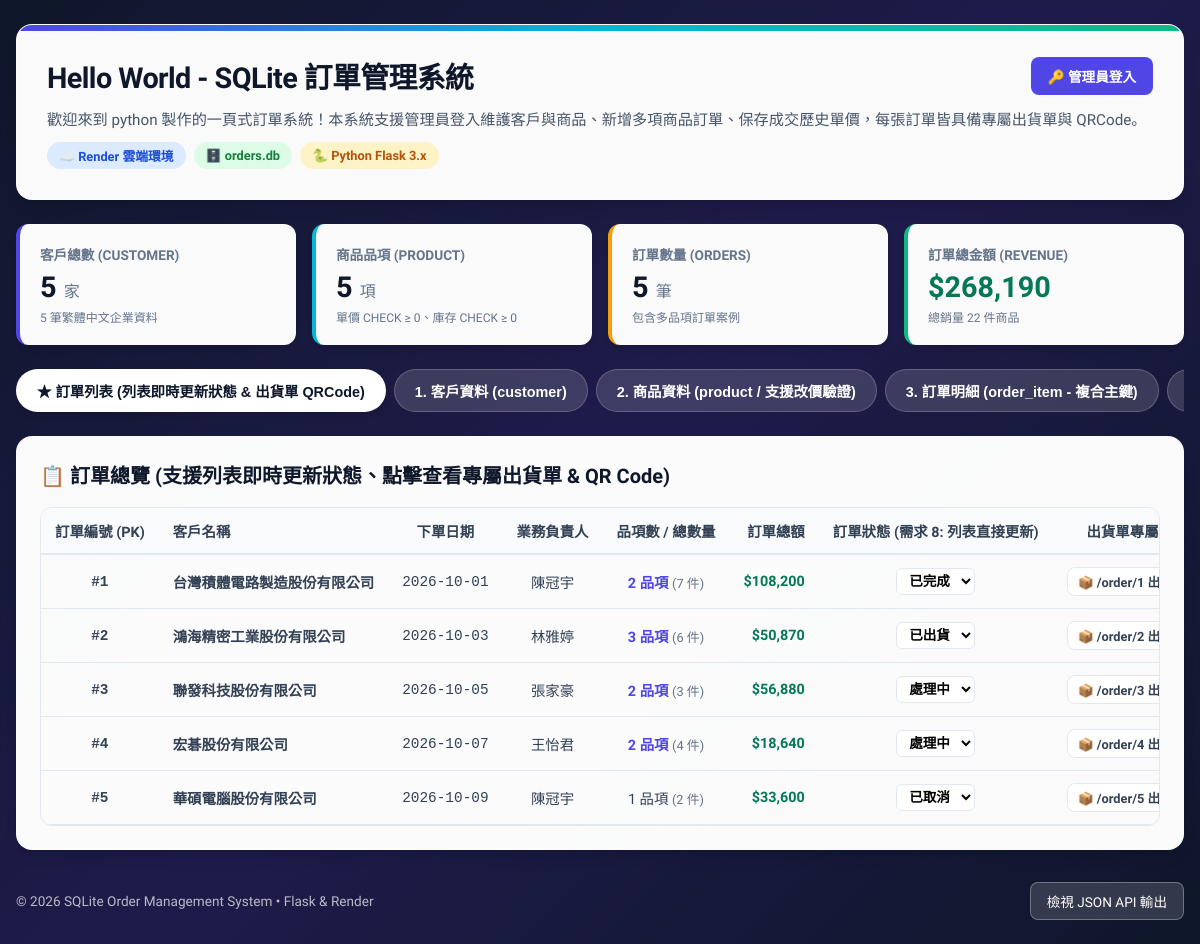
The page /orders on the database its author committed.
### tables this page shows
CREATE TABLE orders (
        order_id INTEGER PRIMARY KEY AUTOINCREMENT,
        customer_id INTEGER NOT NULL,
        order_date TEXT NOT NULL,
        status TEXT NOT NULL DEFAULT '處理中',
        salesperson TEXT NOT NULL,
        FOREIGN KEY (customer_id) REFERENCES customer(customer_id) ON DELETE RESTRICT
    );

### app.py (the view)
@app.route("/")
@app.route("/orders")
def index():
    ensure_db()
    conn = get_connection()
    cursor = conn.cursor()
    cursor.execute("""
    SELECT customer_id, name, phone, address, created_date
    FROM customer
    ORDER BY customer_id;
    """)
    customers = [dict(r) for r in cursor.fetchall()]
    cursor.execute("""
    SELECT product_id, name, price, stock, category
    FROM product
    ORDER BY product_id;
    """)
    products = [dict(r) for r in cursor.fetchall()]
    cursor.execute("""
    SELECT o.order_id, o.customer_id, c.name AS customer_name, o.order_date, o.status, o.salesperson
    FROM orders o
    JOIN customer c ON o.customer_id = c.customer_id
    ORDER BY o.order_id;
    """)
    orders = [dict(r) for r in cursor.fetchall()]
    cursor.execute("""
    SELECT oi.order_id, oi.product_id, p.name AS product_name, oi.quantity, oi.unit_price, (oi.quantity * oi.unit_price) AS subtotal
    FROM order_item oi
    JOIN product p ON oi.product_id = p.product_id
    ORDER BY oi.order_id, oi.product_id;
    """)
    order_items = [dict(r) for r in cursor.fetchall()]
    cursor.execute("""
    SELECT
        o.order_id,
        c.name AS customer_name,
        o.order_date,
        o.salesperson,
        o.status,
        COUNT(oi.product_id) AS item_count,
        COALESCE(SUM(oi.quantity), 0) AS total_quantity,
        COALESCE(SUM(oi.quantity * oi.unit_price), 0) AS total_amount
    FROM orders o
    JOIN customer c ON o.customer_id = c.customer_id
    LEFT JOIN order_item oi ON o.order_id = oi.order_id
    GROUP BY o.order_id
    ORDER BY o.order_id;
    """)
    order_summary = [dict(r) for r in cursor.fetchall()]
    total_revenue = sum(r["total_amount"] for r in order_summary) if order_summary else 0
    total_qty = sum(r["total_quantity"] for r in order_summary) if order_summary else 0
    conn.close()
    return render_template(
        "index.html",
        customers=customers,
        products=products,
        orders=orders,
        order_items=order_items,
        order_summary=order_summary,
        total_revenue=total_revenue,
        total_qty=total_qty,
        is_admin=bool(session.get("admin")),
    )

### app.py (called while the page is built)
@app.after_request
def set_utf8_encoding(response):
    content_type = response.headers.get("Content-Type", "")
    if "text/html" in content_type and "charset" not in content_type:
        response.headers["Content-Type"] = "text/html; charset=utf-8"
    elif "application/json" in content_type and "charset" not in content_type:
        response.headers["Content-Type"] = "application/json; charset=utf-8"
    return response

def ensure_db():
    if not os.path.exists(DB_PATH):
        init_database(DB_PATH)

### create_db.py (called while the page is built)
def get_connection(db_path=DB_PATH):
    conn = sqlite3.connect(db_path)
    conn.row_factory = sqlite3.Row
    conn.execute("PRAGMA foreign_keys = ON;")
    return conn

### templates/index.html (shortened to what this page needs)
<!DOCTYPE html>
<html lang="zh-Hant">
<head>
</head>
<body>
    <div class="container">
        <header class="header-card">
            <div class="header-top">
                <div class="brand-title">
                    <h1>Hello World - SQLite 訂單管理系統</h1>
                </div>
                <div class="auth-bar">
                    {% if is_admin %}
                        <span class="pill pill-admin">👤 管理員：<strong>{{ session['admin'] }}</strong></span>
                        <a href="/admin/orders/new" class="btn btn-primary">➕ 新增訂單</a>
                        <a href="/logout" class="btn btn-outline">🚪 登出</a>
                    {% else %}
                        <a href="/login" class="btn btn-primary">🔑 管理員登入</a>
                    {% endif %}
                </div>
            </div>
            <p style="color: var(--slate-600); font-size: 0.95rem; line-height: 1.6;">
                歡迎來到 python 製作的一頁式訂單系統！本系統支援管理員登入維護客戶與商品、新增多項商品訂單、保存成交歷史單價，每張訂單皆具備專屬出貨單與 QRCode。
            </p>
            <div class="tag-cloud">
                <span class="pill pill-render">☁️ Render 雲端環境</span>
                <span class="pill pill-sqlite">🗄️ orders.db</span>
                <span class="pill pill-flask">🐍 Python Flask 3.x</span>
            </div>
        </header>
        <section class="stats-grid">
            <div class="stat-card" style="border-left-color: #4f46e5;">
                <div class="stat-label">客戶總數 (Customer)</div>
                <div class="stat-value">{{ customers|length }} <span style="font-size: 1rem; font-weight: normal; color: #64748b;">家</span></div>
                <div class="stat-sub">
                    {% if is_admin %}<a href="javascript:void(0)" onclick="openModal('modalAddCustomer')" style="color:#4f46e5; text-decoration:none; font-weight:600;">+ 新增客戶</a>{% else %}5 筆繁體中文企業資料{% endif %}
                </div>
            </div>
            <div class="stat-card" style="border-left-color: #06b6d4;">
                <div class="stat-label">商品品項 (Product)</div>
                <div class="stat-value">{{ products|length }} <span style="font-size: 1rem; font-weight: normal; color: #64748b;">項</span></div>
                <div class="stat-sub">
                    {% if is_admin %}<a href="javascript:void(0)" onclick="openModal('modalAddProduct')" style="color:#06b6d4; text-decoration:none; font-weight:600;">+ 新增商品</a>{% else %}單價 CHECK ≥ 0、庫存 CHECK ≥ 0{% endif %}
                </div>
            </div>
            <div class="stat-card" style="border-left-color: #f59e0b;">
                <div class="stat-label">訂單數量 (Orders)</div>
                <div class="stat-value">{{ orders|length }} <span style="font-size: 1rem; font-weight: normal; color: #64748b;">筆</span></div>
                <div class="stat-sub">
                    {% if is_admin %}<a href="/admin/orders/new" style="color:#b45309; text-decoration:none; font-weight:600;">+ 建立多商品訂單</a>{% else %}包含多品項訂單案例{% endif %}
                </div>
            </div>
            <div class="stat-card" style="border-left-color: #10b981;">
                <div class="stat-label">訂單總金額 (Revenue)</div>
                <div class="stat-value text-price">${{ "{:,.0f}".format(total_revenue) }}</div>
                <div class="stat-sub">總銷量 {{ total_qty }} 件商品</div>
            </div>
        </section>
        <nav class="tabs-nav" aria-label="資料表切換">
            <button class="tab-btn active" onclick="switchTab('tab-orders-list')">★ 訂單列表 (列表即時更新狀態 & 出貨單 QRCode)</button>
            <button class="tab-btn" onclick="switchTab('tab-customer')">1. 客戶資料 (customer)</button>
            <button class="tab-btn" onclick="switchTab('tab-product')">2. 商品資料 (product / 支援改價驗證)</button>
            <button class="tab-btn" onclick="switchTab('tab-items')">3. 訂單明細 (order_item - 複合主鍵)</button>
            <button class="tab-btn" onclick="switchTab('tab-rules')">🛡️ 規格與約束驗證說明</button>
        </nav>
        <div id="tab-orders-list" class="tab-content active">
            <div class="content-card">
                <div class="content-header">
                    <div class="content-title">
                        <span>📋 訂單總覽 (支援列表即時更新狀態、點擊查看專屬出貨單 & QR Code)</span>
                    </div>
                </div>
                <div class="table-responsive">
                    <table>
                        <thead>
                            <tr>
                                <th class="col-center">訂單編號 (PK)</th>
                                <th>客戶名稱</th>
                                <th class="col-center">下單日期</th>
                                <th class="col-center">業務負責人</th>
                                <th class="col-center">品項數 / 總數量</th>
                                <th class="col-right">訂單總額</th>
                                <th class="col-center">訂單狀態 (需求 8: 列表直接更新)</th>
                                <th class="col-center">出貨單專屬頁面 (需求 9)</th>
                            </tr>
                        </thead>
                        <tbody>
                            {% for row in order_summary %}
                            <tr>
                                <td class="col-center text-bold text-mono">#{{ row.order_id }}</td>
                                <td class="text-bold">{{ row.customer_name }}</td>
                                <td class="col-center text-mono">{{ row.order_date }}</td>
                                <td class="col-center">{{ row.salesperson }}</td>
                                <td class="col-center">
                                    {% if row.item_count > 1 %}
                                        <span style="color:#4f46e5; font-weight:700;">{{ row.item_count }} 品項</span>
                                    {% else %}
                                        <span>{{ row.item_count }} 品項</span>
                                    {% endif %}
                                    <span style="color:#64748b; font-size:0.8rem;">({{ row.total_quantity }} 件)</span>
                                </td>
                                <td class="col-right text-price">${{ "{:,.0f}".format(row.total_amount) }}</td>
                                <td class="col-center">
                                    <form method="POST" action="/admin/orders/update_status/{{ row.order_id }}" style="margin:0;">
                                        <select name="status" class="status-select" onchange="this.form.submit()" title="直接切換訂單狀態">
                                            <option value="處理中" {% if row.status == '處理中' %}selected{% endif %}>處理中</option>
                                            <option value="已出貨" {% if row.status == '已出貨' %}selected{% endif %}>已出貨</option>
                                            <option value="已完成" {% if row.status == '已完成' %}selected{% endif %}>已完成</option>
                                            <option value="已取消" {% if row.status == '已取消' %}selected{% endif %}>已取消</option>
                                        </select>
                                    </form>
                                </td>
                                <td class="col-center">
                                    <a href="/order/{{ row.order_id }}" class="btn btn-outline" style="padding:4px 10px; font-size:0.8rem;">
                                        📦 /order/{{ row.order_id }} 出貨單 & QR Code
                                    </a>
                                </td>
                            </tr>
                            {% endfor %}
                        </tbody>
                    </table>
                </div>
            </div>
        </div>
        <footer class="footer-bar">
            <div>© 2026 SQLite Order Management System • Flask & Render</div>
            <a href="/api/check" target="_blank" class="btn-api">檢視 JSON API 輸出</a>
        </footer>
    </div>
</body>
</html>

### rows shown on the page
orders: order_id "1", customer_name "台灣積體電路製造股份有限公司", order_date "2026-10-01", salesperson "陳冠宇", item_count "2", total_quantity "7", total_amount "108,200", status "已完成"
orders: order_id "2", customer_name "鴻海精密工業股份有限公司", order_date "2026-10-03", salesperson "林雅婷", item_count "3", total_quantity "6", total_amount "50,870", status "已出貨"
orders: order_id "3", customer_name "聯發科技股份有限公司", order_date "2026-10-05", salesperson "張家豪", item_count "2", total_quantity "3", total_amount "56,880", status "處理中"
orders: order_id "4", customer_name "宏碁股份有限公司", order_date "2026-10-07", salesperson "王怡君", item_count "2", total_quantity "4", total_amount "18,640", status "處理中"
orders: order_id "5", customer_name "華碩電腦股份有限公司", order_date "2026-10-09", salesperson "陳冠宇", item_count "1", total_quantity "2", total_amount "33,600", status "已取消"

### other values the page prints
{{ customers|length }} "5"
{{ products|length }} "5"
{{ orders|length }} "5"
{{ "{:,.0f}".format(total_revenue) }} "268,190"
{{ total_qty }} "22"
